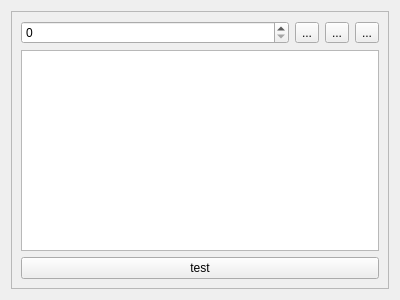
<?xml version="1.0" encoding="UTF-8"?>
<ui version="4.0">
 <class>Worker</class>
 <widget class="QWidget" name="Worker">
  <property name="geometry">
   <rect>
    <x>0</x>
    <y>0</y>
    <width>400</width>
    <height>300</height>
   </rect>
  </property>
  <property name="windowTitle">
   <string>Form</string>
  </property>
  <layout class="QVBoxLayout" name="verticalLayout">
   <item>
    <widget class="QFrame" name="frame">
     <property name="frameShape">
      <enum>QFrame::StyledPanel</enum>
     </property>
     <property name="frameShadow">
      <enum>QFrame::Raised</enum>
     </property>
     <layout class="QVBoxLayout" name="verticalLayout_3">
      <item>
       <layout class="QHBoxLayout" name="horizontalLayout_4">
        <item>
         <widget class="QSpinBox" name="spinBox"/>
        </item>
        <item>
         <widget class="QToolButton" name="btn_add">
          <property name="text">
           <string>...</string>
          </property>
         </widget>
        </item>
        <item>
         <widget class="QToolButton" name="btn_start">
          <property name="text">
           <string>...</string>
          </property>
         </widget>
        </item>
        <item>
         <widget class="QToolButton" name="btn_stop">
          <property name="text">
           <string>...</string>
          </property>
         </widget>
        </item>
       </layout>
      </item>
      <item>
       <widget class="QListWidget" name="listWidget"/>
      </item>
      <item>
       <widget class="QPushButton" name="btn_test">
        <property name="text">
         <string>test</string>
        </property>
       </widget>
      </item>
     </layout>
    </widget>
   </item>
  </layout>
 </widget>
 <tabstops>
  <tabstop>spinBox</tabstop>
  <tabstop>btn_add</tabstop>
  <tabstop>btn_start</tabstop>
  <tabstop>btn_stop</tabstop>
  <tabstop>listWidget</tabstop>
  <tabstop>btn_test</tabstop>
 </tabstops>
 <resources/>
 <connections/>
</ui>
